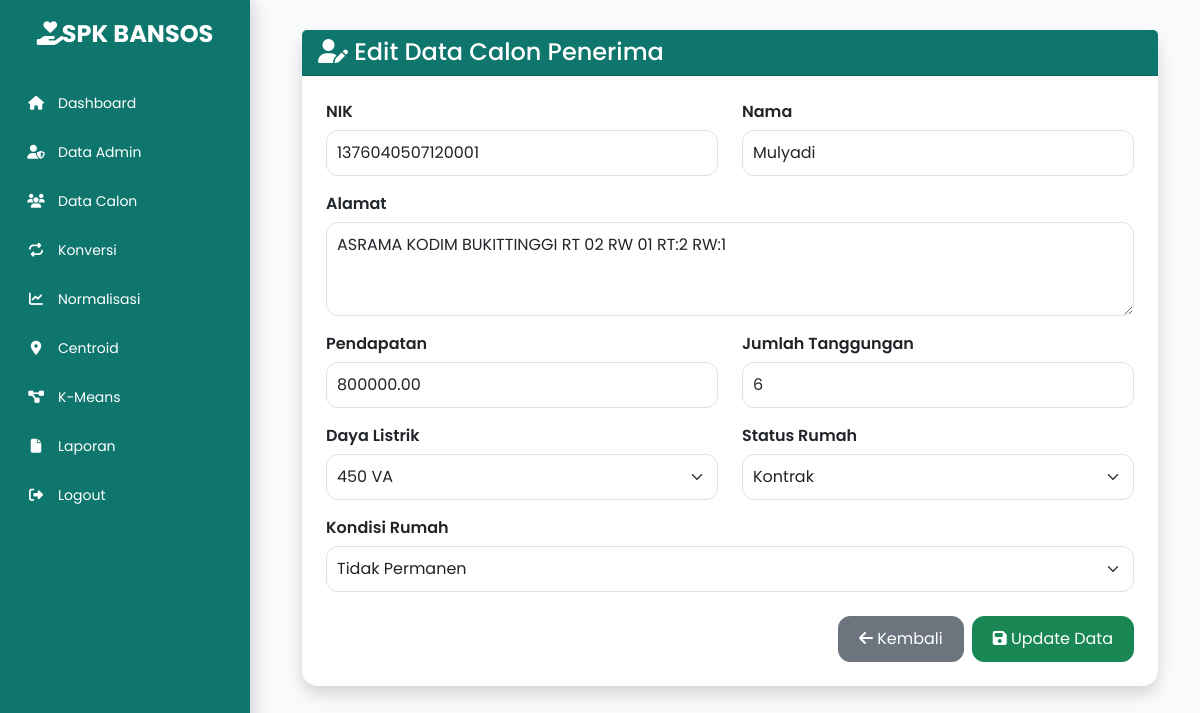
The app's page /admin/edit_calon.php?id=1 (signed in) with its own data.
### tables this page shows
CREATE TABLE `tbl_calon_penerima` (
  `id_calon` int(11) NOT NULL,
  `nik` varchar(16) NOT NULL,
  `nama` varchar(100) NOT NULL,
  `alamat` text DEFAULT NULL,
  `pendapatan` decimal(12,2) NOT NULL,
  `jumlah_tanggungan` int(11) NOT NULL,
  `daya_listrik` enum('450 VA','900 VA') NOT NULL,
  `status_rumah` enum('Bebas Sewa','Kontrak','Milik Sendiri') NOT NULL,
  `kondisi_rumah` enum('Tidak Permanen','Semi Permanen','Permanen') NOT NULL,
  `created_at` timestamp NULL DEFAULT current_timestamp(),
  `updated_at` timestamp NULL DEFAULT current_timestamp() ON UPDATE current_timestamp()
);

### admin/edit_calon.php (the view, shortened to what this page needs)
<?php
require_once __DIR__ . "/../config/koneksi.php";
$id = (int) $_GET['id'];
$query = mysqli_query($conn, "SELECT * FROM tbl_calon_penerima WHERE id_calon='$id'");
$data = mysqli_fetch_assoc($query);
include "../includes/header.php";
include "../includes/sidebar.php";
?>
<div class="content">
<div class="container-fluid">
<div class="card shadow border-0 rounded-4">
<div class="card-header text-white" style="background:#0F766E">
<h4 class="mb-0">
<i class="fa-solid fa-user-pen"></i>
Edit Data Calon Penerima
</h4>
</div>
<div class="card-body p-4">
<form method="POST">
<div class="row">
<div class="col-md-6 mb-3">
<label class="fw-semibold">NIK</label>
<input
type="text"
name="nik"
class="form-control"
maxlength="16"
required
value="<?= htmlspecialchars($data['nik']) ?>">
</div>
<div class="col-md-6 mb-3">
<label class="fw-semibold">Nama</label>
<input
type="text"
name="nama"
class="form-control"
required
value="<?= htmlspecialchars($data['nama']) ?>">
</div>
<div class="col-12 mb-3">
<label class="fw-semibold">Alamat</label>
<textarea
name="alamat"
rows="3"
class="form-control"
required><?= htmlspecialchars($data['alamat']) ?></textarea>
</div>
<div class="col-md-6 mb-3">
<label class="fw-semibold">Pendapatan</label>
<input
type="number"
name="pendapatan"
class="form-control"
required
value="<?= $data['pendapatan'] ?>">
</div>
<div class="col-md-6 mb-3">
<label class="fw-semibold">Jumlah Tanggungan</label>
<input
type="number"
name="jumlah_tanggungan"
class="form-control"
required
value="<?= $data['jumlah_tanggungan'] ?>">
</div>
<div class="col-md-6 mb-3">
<label class="fw-semibold">Daya Listrik</label>
<select name="daya_listrik" class="form-select" required>
<option value="450 VA" <?= ($data['daya_listrik']=="450 VA") ? "selected" : "" ?>>450 VA</option>
</select>
</div>
<div class="col-md-6 mb-3">
<label class="fw-semibold">Status Rumah</label>
<select name="status_rumah" class="form-select" required>
<option value="Kontrak" <?= ($data['status_rumah']=="Kontrak") ? "selected" : "" ?>>
Kontrak
</option>
</select>
</div>
<div class="col-md-12 mb-4">
<label class="fw-semibold">Kondisi Rumah</label>
<select name="kondisi_rumah" class="form-select" required>
<option value="Tidak Permanen" <?= ($data['kondisi_rumah']=="Tidak Permanen") ? "selected" : "" ?>>
Tidak Permanen
</option>
</select>
</div>
<div class="d-flex justify-content-end gap-2">
<a href="calon_penerima.php" class="btn btn-secondary">
<i class="fa fa-arrow-left"></i>
Kembali
</a>
<button
type="submit"
name="update"
class="btn btn-success">
<i class="fa fa-save"></i>
Update Data
</button>
</div>
</div>
</form>
</div>
</div>
</div>
</div>
<?php include "../includes/footer.php"; ?>

### assets/css/style.css (style rules this page uses)
:root { --primary:#0F766E; --secondary:#134E4A; --bg:#F8FAFC; --card:#FFFFFF; --text:#1F2937; --accent:#34D399; --shadow:0 8px 20px rgba(0,0,0,.08); }
* { font-family:'Poppins',sans-serif; margin:0; padding:0; box-sizing:border-box; transition:.3s ease; }
body { background:var(--bg); color:var(--text); }
.content { margin-left:260px; padding:30px; transition:.3s ease; }
.card { border:none; border-radius:18px; background:var(--card); box-shadow:var(--shadow); transition:.3s ease; }

### admin/edit_calon.php (style rules this page uses)
.card { border-radius:20px; }
label { margin-bottom:6px; }
.form-control, .form-select { border-radius:12px; padding:10px; }
.btn { border-radius:12px; padding:10px 20px; }

### records on screen
tbl_calon_penerima: nik "1376040507120001", nama "Mulyadi", alamat "ASRAMA KODIM BUKITTINGGI RT 02 RW 01 RT:2 RW:1", pendapatan "800000.00", jumlah_tanggungan "6", daya_listrik "450 VA", status_rumah "Kontrak", kondisi_rumah "Tidak Permanen"
